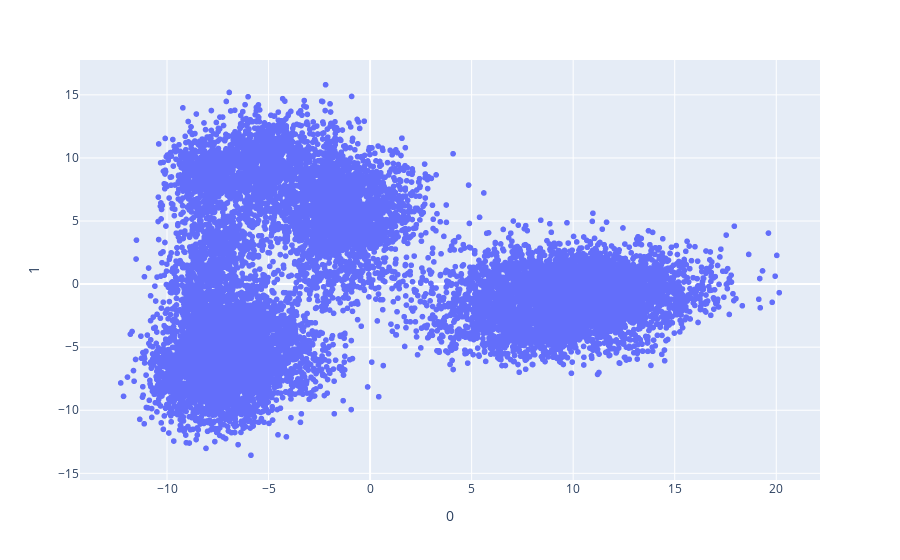
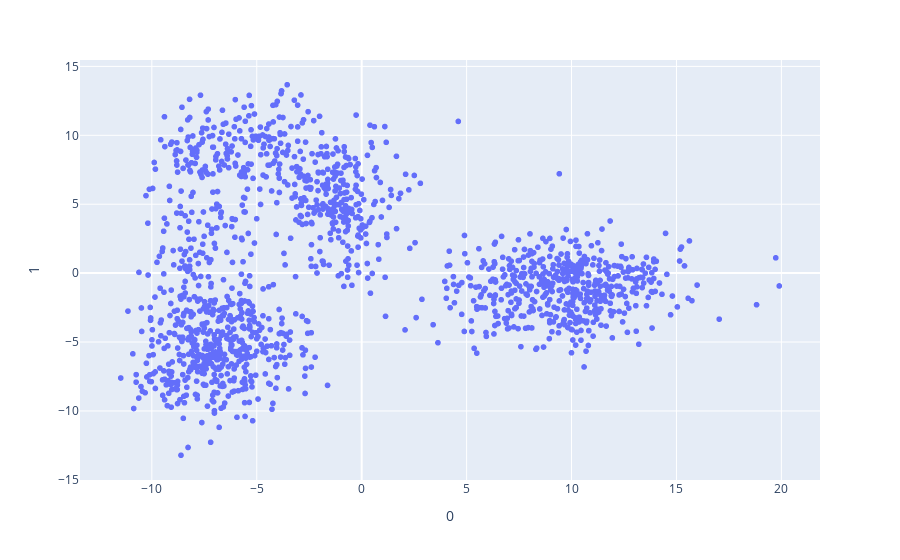

The cell these charts' notebook holds for them, in order:
### Code cell
pca = PCA(n_components=2)
points = pca.fit_transform(X)
points_val = pca.transform(X_val)
fig = px.scatter(points, x=0, y=1)
fig.show()
fig = px.scatter(points_val, x=0, y=1)
fig.show()

### Figure 1 — Plotly figure (JSON) as saved in the notebook; plotly's stock layout.template omitted (floating-point values rounded to 4 significant figures; data arrays with more than 128 entries replaced by an {"elided": "..."} marker saying what was removed)
{"data": [{"hovertemplate": "0=%{x}<br>1=%{y}<extra></extra>", "legendgroup": "", "marker": {"color": "#636efa", "symbol": "circle"}, "mode": "markers", "name": "", "showlegend": false, "type": "scattergl", "x": {"elided": "14630 float values"}, "xaxis": "x", "y": {"elided": "14630 float values"}, "yaxis": "y"}], "layout": {"legend": {"tracegroupgap": 0}, "margin": {"t": 60}, "xaxis": {"anchor": "y", "domain": [0, 1], "title": {"text": "0"}}, "yaxis": {"anchor": "x", "domain": [0, 1], "title": {"text": "1"}}}}

### Figure 2 — Plotly figure (JSON) as saved in the notebook; plotly's stock layout.template omitted (floating-point values rounded to 4 significant figures; data arrays with more than 128 entries replaced by an {"elided": "..."} marker saying what was removed)
{"data": [{"hovertemplate": "0=%{x}<br>1=%{y}<extra></extra>", "legendgroup": "", "marker": {"color": "#636efa", "symbol": "circle"}, "mode": "markers", "name": "", "showlegend": false, "type": "scattergl", "x": {"elided": "1500 float values"}, "xaxis": "x", "y": {"elided": "1500 float values"}, "yaxis": "y"}], "layout": {"legend": {"tracegroupgap": 0}, "margin": {"t": 60}, "xaxis": {"anchor": "y", "domain": [0, 1], "title": {"text": "0"}}, "yaxis": {"anchor": "x", "domain": [0, 1], "title": {"text": "1"}}}}
